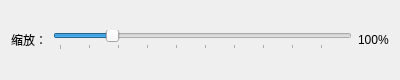
<?xml version="1.0" encoding="UTF-8"?>
<ui version="4.0">
 <class>ControlWidPSD</class>
 <widget class="QWidget" name="ControlWidPSD">
  <property name="geometry">
   <rect>
    <x>0</x>
    <y>0</y>
    <width>400</width>
    <height>80</height>
   </rect>
  </property>
  <property name="windowTitle">
   <string>PSD 控制器</string>
  </property>
  <layout class="QVBoxLayout" name="verticalLayout">
   <item>
    <layout class="QHBoxLayout" name="horizontalLayout">
     <item>
      <widget class="QLabel" name="zoomLabel">
       <property name="text">
        <string>缩放：</string>
       </property>
      </widget>
     </item>
     <item>
      <widget class="QSlider" name="zoomSlider">
       <property name="orientation">
        <enum>Qt::Horizontal</enum>
       </property>
       <property name="minimum">
        <number>10</number>
       </property>
       <property name="maximum">
        <number>500</number>
       </property>
       <property name="singleStep">
        <number>10</number>
       </property>
       <property name="pageStep">
        <number>50</number>
       </property>
       <property name="value">
        <number>100</number>
       </property>
       <property name="tickInterval">
        <number>50</number>
       </property>
       <property name="tickPosition">
        <enum>QSlider::TicksBelow</enum>
       </property>
      </widget>
     </item>
     <item>
      <widget class="QLabel" name="zoomValueLabel">
       <property name="text">
        <string>100%</string>
       </property>
      </widget>
     </item>
    </layout>
   </item>
  </layout>
 </widget>
 <resources/>
 <connections>
  <connection>
   <sender>zoomSlider</sender>
   <signal>valueChanged(int)</signal>
   <receiver>ControlWidPSD</receiver>
   <slot>on_zoomSlider_valueChanged(int)</slot>
   <hints>
    <hint type="sourcelabel">
     <x>200</x>
     <y>40</y>
    </hint>
    <hint type="destinationlabel">
     <x>200</x>
     <y>40</y>
    </hint>
   </hints>
  </connection>
 </connections>
 <slots>
  <slot>on_zoomSlider_valueChanged(int)</slot>
 </slots>
</ui>
